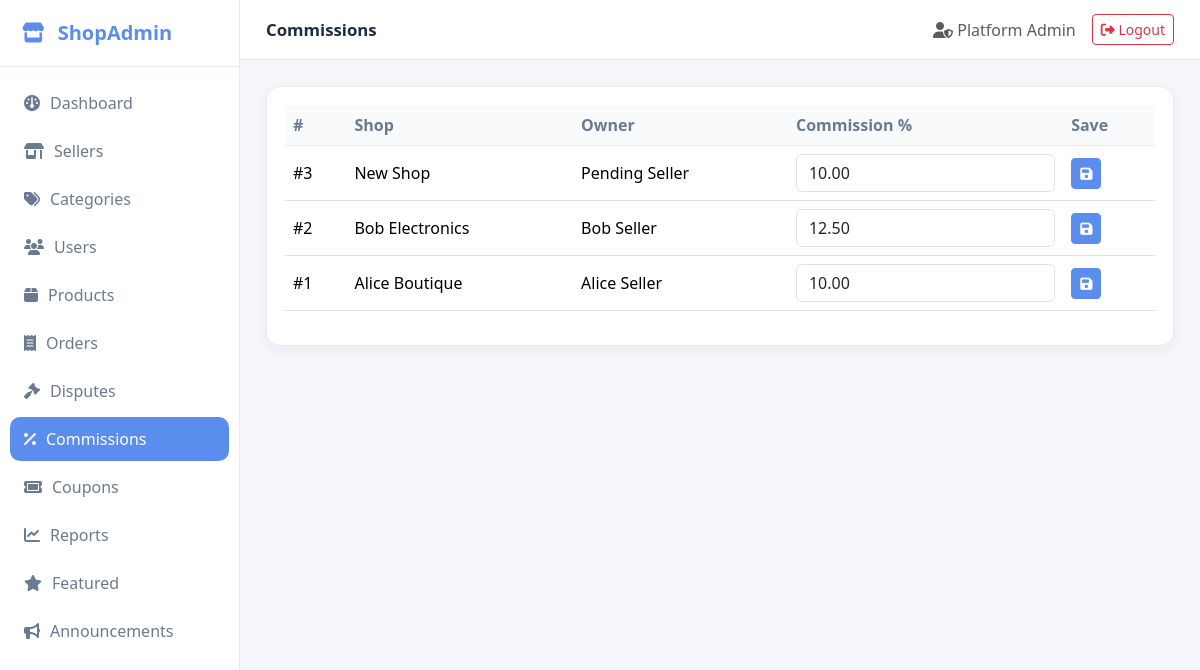
The app's page /index.php?url=commissions (signed in) with its own data.
### tables this page shows
CREATE TABLE IF NOT EXISTS `sellers` (
  `id` INT UNSIGNED AUTO_INCREMENT PRIMARY KEY,
  `user_id` INT UNSIGNED NOT NULL,
  `shop_name` VARCHAR(150) NOT NULL,
  `description` TEXT,
  `commission_rate` DECIMAL(5,2) NOT NULL DEFAULT 10.00,
  `approval_status` ENUM('pending','approved','rejected') NOT NULL DEFAULT 'pending',
  `is_suspended` TINYINT(1) NOT NULL DEFAULT 0,
  `banner` VARCHAR(255) DEFAULT NULL,
  `created_at` TIMESTAMP DEFAULT CURRENT_TIMESTAMP,
  FOREIGN KEY (`user_id`) REFERENCES `users`(`id`) ON DELETE CASCADE
);

CREATE TABLE IF NOT EXISTS `users` (
  `id` INT UNSIGNED AUTO_INCREMENT PRIMARY KEY,
  `name` VARCHAR(100) NOT NULL,
  `email` VARCHAR(150) NOT NULL UNIQUE,
  `password` VARCHAR(255) NOT NULL,
  `role` ENUM('admin','seller','customer','delivery') NOT NULL DEFAULT 'customer',
  `status` ENUM('active','inactive','suspended','pending') NOT NULL DEFAULT 'active',
  `phone` VARCHAR(30) DEFAULT NULL,
  `avatar` VARCHAR(255) DEFAULT NULL,
  `created_at` TIMESTAMP DEFAULT CURRENT_TIMESTAMP
);

### controllers/Controller.php (called while the page is built, shortened)
<?php
class Controller {
    public function __construct($db) { $this->db = $db; }
    protected function view($path, $data = []) {
        extract($data);
        require __DIR__ . '/../views/layouts/header.php';
        require __DIR__ . '/../views/' . $path . '.php';
        require __DIR__ . '/../views/layouts/footer.php';
    }
}

### controllers/CommissionsController.php (called while the page is built, shortened)
<?php
require_once __DIR__ . '/Controller.php';
require_once __DIR__ . '/../models/SellerModel.php';
class CommissionsController extends Controller {
    public function index() {
        $sellers = (new SellerModel($this->db))->all('', '');
        $this->view('commissions/index', ['pageTitle'=>'Commissions','sellers'=>$sellers]);
    }
}

### index.php (called while the page is built, shortened)
<?php
require_once __DIR__ . '/config/db.php';
require_once __DIR__ . '/includes/helpers.php';
$url = $_GET['url'] ?? 'auth/login';
$url = trim($url, '/');
$parts = array_values(array_filter(explode('/', $url)));
$action         = $parts[1] ?? 'index';
$params         = array_slice($parts, 2);
$obj = new $controller($conn);
call_user_func_array([$obj, $action], $params);

### models/SellerModel.php (called while the page is built, shortened)
<?php
require_once __DIR__ . '/Model.php';
class SellerModel extends Model {
    public function all($search = '', $status = '')
    {
        $like = "%$search%";
        $sql = "SELECT s.*, u.name AS user_name, u.email, u.phone
                FROM sellers s
                JOIN users u ON s.user_id = u.id
                WHERE (s.shop_name LIKE ? OR u.name LIKE ? OR u.email LIKE ?)";
        $params = [$like, $like, $like];
        $types = "sss";
        $sql .= " ORDER BY s.id DESC";
        $stmt = $this->db->prepare($sql);
        $stmt->bind_param($types, ...$params);
        $stmt->execute();
        return $stmt->get_result()->fetch_all(MYSQLI_ASSOC);
    }
}

### models/Model.php (called while the page is built, shortened)
<?php
class Model {
    public function __construct($db) { $this->db = $db; }
}

### includes/helpers.php (called while the page is built, shortened)
<?php
function e($v) {
    return htmlspecialchars((string)$v, ENT_QUOTES, 'UTF-8');
}
function url($path = '') {
    return BASE_URL . '/index.php?url=' . ltrim($path, '/');
}

### views/commissions/index.php (the view)
<div class="table-card">
  <table class="table align-middle">
    <thead><tr><th>#</th><th>Shop</th><th>Owner</th><th>Commission %</th><th>Save</th></tr></thead>
    <tbody>
      <?php foreach ($sellers as $s): ?>
        <tr>
          <form method="post" action="<?= url('commissions/save') ?>">
            <td>#<?= e($s['id']) ?></td>
            <td><?= e($s['shop_name']) ?></td>
            <td><?= e($s['user_name']) ?></td>
            <td><input type="hidden" name="id" value="<?= $s['id'] ?>"><input type="number" step="0.01" min="0" max="100" name="rate" class="form-control" value="<?= e($s['commission_rate']) ?>" required></td>
            <td><button class="btn btn-sm btn-primary"><i class="fa-solid fa-floppy-disk"></i></button></td>
          </form>
        </tr>
      <?php endforeach; ?>
    </tbody>
  </table>
</div>

### assets/css/style.css (style rules this page uses)
:root { --bg:#f5f7fb; --card:#fff; --primary:#5b8def; --primary-dark:#3f6fd6; --text:#1f2a44; --muted:#6b7a90; --border:#e6ebf2; --success:#22c55e; --danger:#ef4444; --warning:#f59e0b; --shadow:0 4px 14px rgba(20,30,60,.06); }
* { box-sizing:border-box }
body { margin:0;font-family:'Segoe UI',system-ui,sans-serif;background:var(--bg);color:var(--text) }
.btn-primary { background:var(--primary);border-color:var(--primary) }
.table-card { background:#fff;border-radius:14px;box-shadow:var(--shadow);border:1px solid var(--border);padding:18px }
.table thead th { background:#f8fafc;color:var(--muted);font-weight:600;border-bottom:1px solid var(--border) }

### records on screen
sellers: id "3", shop_name "New Shop", user.name "Pending Seller", rate "10.00"
sellers: id "2", shop_name "Bob Electronics", user.name "Bob Seller", rate "12.50"
sellers: id "1", shop_name "Alice Boutique", user.name "Alice Seller", rate "10.00"

### other values on screen
APP_NAME "ShopAdmin"
$pageTitle "Commissions"
$u['name'] "Platform Admin"
